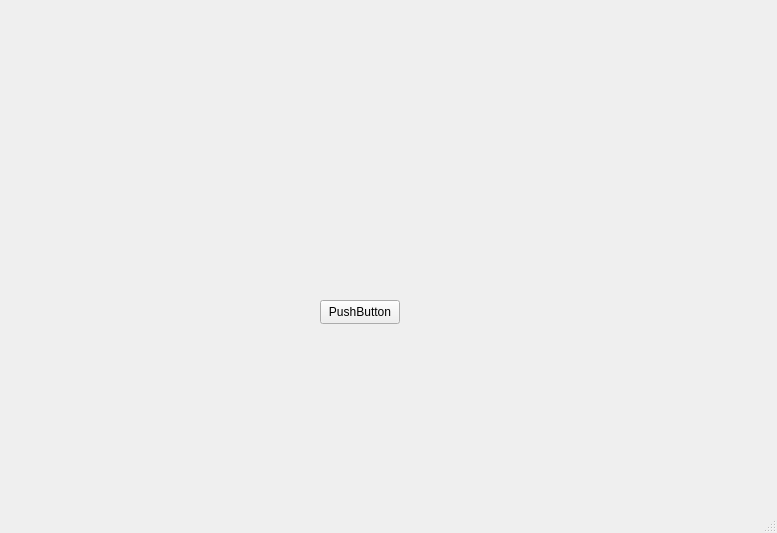
<?xml version="1.0" encoding="UTF-8"?>
<ui version="4.0">
 <class>MainWindow</class>
 <widget class="QMainWindow" name="MainWindow">
  <property name="geometry">
   <rect>
    <x>0</x>
    <y>0</y>
    <width>777</width>
    <height>533</height>
   </rect>
  </property>
  <property name="windowTitle">
   <string>MainWindow</string>
  </property>
  <widget class="QWidget" name="centralwidget">
   <property name="maximumSize">
    <size>
     <width>777</width>
     <height>490</height>
    </size>
   </property>
   <property name="layoutDirection">
    <enum>Qt::LayoutDirection::LeftToRight</enum>
   </property>
   <property name="autoFillBackground">
    <bool>true</bool>
   </property>
   <widget class="QWidget" name="videoContainer" native="true">
    <property name="geometry">
     <rect>
      <x>-290</x>
      <y>-100</y>
      <width>1191</width>
      <height>1081</height>
     </rect>
    </property>
    <property name="layoutDirection">
     <enum>Qt::LayoutDirection::LeftToRight</enum>
    </property>
    <property name="autoFillBackground">
     <bool>true</bool>
    </property>
    <widget class="QPushButton" name="startButton">
     <property name="geometry">
      <rect>
       <x>610</x>
       <y>400</y>
       <width>80</width>
       <height>24</height>
      </rect>
     </property>
     <property name="text">
      <string>PushButton</string>
     </property>
    </widget>
   </widget>
  </widget>
  <widget class="QStatusBar" name="statusbar"/>
 </widget>
 <resources/>
 <connections/>
</ui>
